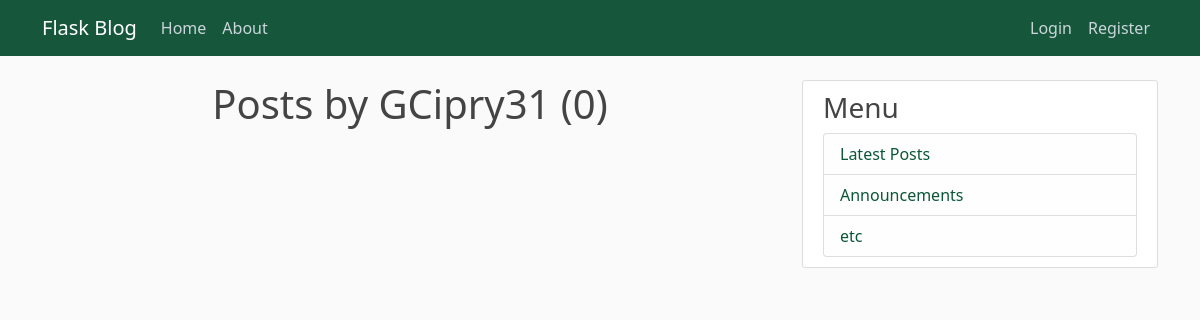
Page /user/GCipry31 on the earlier database version.
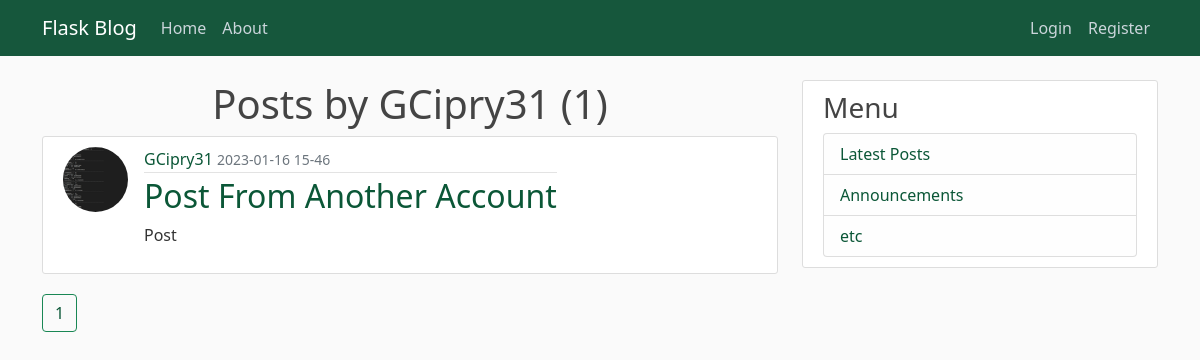
Same page on the later database version.
### flaskblog/models.py (models this page shows, shortened)
class Post(db.Model):
    id = db.Column(db.Integer, primary_key=True)
    title = db.Column(db.String(100), nullable=False)
    date_posted = db.Column(db.DateTime, nullable=False, default=datetime.utcnow)
    content = db.Column(db.Text, nullable=False)
    user_id = db.Column(db.Integer, db.ForeignKey('user.id'), nullable=False)

class User(db.Model, UserMixin):
    id = db.Column(db.Integer, primary_key=True)
    username = db.Column(db.String(20), unique=True, nullable=False)
    email = db.Column(db.String(120), unique=True, nullable=False)
    image_file = db.Column(db.String(20), nullable=False, default='default.jpg')
    password = db.Column(db.String(60), nullable=False)
    posts = db.relationship('Post', backref='author', lazy=True)

### flaskblog/routes.py (the view)
@app.route('/user/<string:username>')
def user_posts(username):
    page = request.args.get('page', default=1, type=int)
    user = User.query.filter_by(username=username).first_or_404()
    posts = Post.query.filter_by(author=user)\
            .order_by(Post.date_posted.desc())\
            .paginate(per_page=4, page=page)
    return render_template('user_posts.html', posts=posts , user=user)

### flaskblog/templates/user_posts.html
{% extends "layout.html" %}
{% block content %}
<h1 class="mn-3 text-center"> Posts by {{user.username}} ({{posts.total}})</h1>
{% for post in posts.items %}
<article class="media content-section d-flex justify-content-start">
    <img class="rounded-circle article-img" src="{{url_for('static',filename='profile_pics/'+post.author.image_file)}}">
    <div class="media-body">
        <div class="article-metadata">
            <a class="mr-2" href="{{url_for('user_posts',username=post.author.username)}}">{{ post.author.username }}</a>
            <small class="text-muted">{{ post.date_posted.strftime('%Y-%m-%d %H-%M') }}</small>
        </div>
        <h2><a class="article-title" href="{{ url_for('post',post_id=post.id) }}">{{ post.title }}</a></h2>
        <p class="article-content">{{ post.content }}</p>
    </div>
</article>
{% endfor %}
{% for page_num in posts.iter_pages(left_edge=1, right_edge=1 , left_current=2, right_current=2) %}
    {% if page_num %}
        {% if posts.page == page_num %}
            <a class="btn btn-success mb-4" href="{{url_for('user_posts',username=user.username,page=page_num)}}">{{page_num}}</a>
        {% else %}
            <a class="btn btn-outline-success mb-4" href="{{url_for('user_posts',username=user.username,page=page_num)}}">{{page_num}}</a>
        {% endif %}
    {% else %}
        ...
    {% endif %}
{% endfor %}
{% endblock content %}

Differences in the rows shown:
added Post: image_file (picture), author.username "GCipry31", date_posted "2023-01-16 15-46", title "Post From Another Account", content "Post"
Other differences:
{{ posts.total }}: "0" → "1"
new list line: "1"
